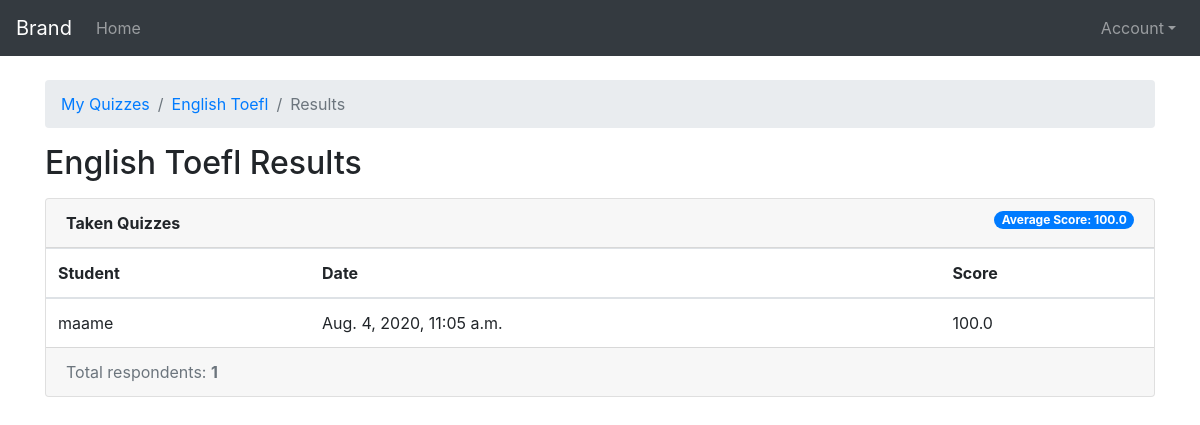
The app's page /teachers/quiz/2/results/ (signed in) with its own data.
### classroom/models.py (models this page shows, shortened)
class Quiz(models.Model):
    owner = models.ForeignKey(User, on_delete=models.CASCADE, related_name='quizzes')
    name = models.CharField(max_length=255)
    subject = models.ForeignKey(Subject, on_delete=models.CASCADE, related_name='quizzes')

class TakenQuiz(models.Model):
    student = models.ForeignKey(Student, on_delete=models.CASCADE, related_name='taken_quizzes')
    quiz = models.ForeignKey(Quiz, on_delete=models.CASCADE, related_name='taken_quizzes')
    score = models.FloatField()
    date = models.DateTimeField(auto_now_add=True)

class Student(models.Model):
    user = models.OneToOneField(User, on_delete=models.CASCADE, primary_key=True)
    quizzes = models.ManyToManyField(Quiz, through='TakenQuiz')
    interests = models.ManyToManyField(Subject, related_name='interested_students')

class User(AbstractUser):
    is_student = models.BooleanField(default=False)
    is_teacher = models.BooleanField(default=False)
    profile  = models.ImageField(upload_to ='profile/' ,default='profile/avatar.png')
    age = models.IntegerField(null=True)
    resident_country = models.CharField('Country of Residence',choices= COUNTRIES_CHOICE, null=True,max_length=20)
    nationality = models.CharField(choices=COUNTRIES_CHOICE,null=True, max_length=30)
    phone = models.IntegerField(blank=True,null=True)
    religion = models.CharField(max_length=56,blank=True)
    cost_apply_form = models.CharField('Course Applied For', choices=COST_APPLY_FORM_CHOICE, null=True, max_length=50)
    gender = models.CharField(choices=GENDER_CHOICE,null=True, max_length=20)
    region = models.CharField(max_length=56,blank=True)
    city = models.CharField(max_length=56,blank=True)
    address = models.CharField(max_length=65,blank=True)
    biography =  models.TextField(blank=True)

### classroom/views/teachers.py (the view)
# urls.py: path('quiz/<int:pk>/results/', teachers.QuizResultsView.as_view(), name='quiz_results'),
@method_decorator([login_required, teacher_required], name='dispatch')
class QuizResultsView(DetailView):
    model = Quiz
    context_object_name = 'quiz'
    template_name = 'classroom/teachers/quiz_results.html'
    def get_context_data(self, **kwargs):
        quiz = self.get_object()
        taken_quizzes = quiz.taken_quizzes.select_related('student__user').order_by('-date')
        total_taken_quizzes = taken_quizzes.count()
        quiz_score = quiz.taken_quizzes.aggregate(average_score=Avg('score'))
        extra_context = {
            'taken_quizzes': taken_quizzes,
            'total_taken_quizzes': total_taken_quizzes,
            'quiz_score': quiz_score
        }
        kwargs.update(extra_context)
        return super().get_context_data(**kwargs)
    def get_queryset(self):
        return self.request.user.quizzes.all()

### templates/classroom/teachers/quiz_results.html (shortened to what this page needs)
{% extends 'base.html' %}
{% load crispy_forms_tags humanize %}
{% block content %}
   <div class="container">
    <div class="row">
      <div class="col-sm-12">
          <nav aria-label="breadcrumb">
              <ol class="breadcrumb">
                <li class="breadcrumb-item"><a href="{% url 'teachers:quiz_change_list' %}">My Quizzes</a></li>
                <li class="breadcrumb-item"><a href="{% url 'teachers:quiz_change' quiz.pk %}">{{ quiz.name }}</a></li>
                <li class="breadcrumb-item active" aria-current="page">Results</li>
              </ol>
            </nav>
            <h2 class="mb-3">{{ quiz.name }} Results</h2>
            <div class="card">
              <div class="card-header">
                <strong>Taken Quizzes</strong>
                <span class="badge badge-pill badge-primary float-right">Average Score: {{ quiz_score.average_score|default_if_none:0.0 }}</span>
              </div>
              <table class="table mb-0">
                <thead>
                  <tr>
                    <th>Student</th>
                    <th>Date</th>
                    <th>Score</th>
                  </tr>
                </thead>
                <tbody>
                  {% for taken_quiz in taken_quizzes %}
                    <tr>
                      <td>{{ taken_quiz.student.user.username }}</td>
                      <td>{{ taken_quiz.date }}</td>
                      <td>{{ taken_quiz.score }}</td>
                    </tr>
                  {% endfor %}
                </tbody>
              </table>
              <div class="card-footer text-muted">
                Total respondents: <strong>{{ total_taken_quizzes }}</strong>
              </div>
            </div>
      </div>
    </div>
  </div>
{% endblock %}

### records on screen
Quiz: name "English Toefl"
TakenQuiz: student.user.username "maame", date "Aug. 4, 2020, 11:05 a.m.", score "100.0"

### other values on screen
{{ quiz_score.average_score|default_if_none:0.0 }} "100.0"
{{ total_taken_quizzes }} "1"
